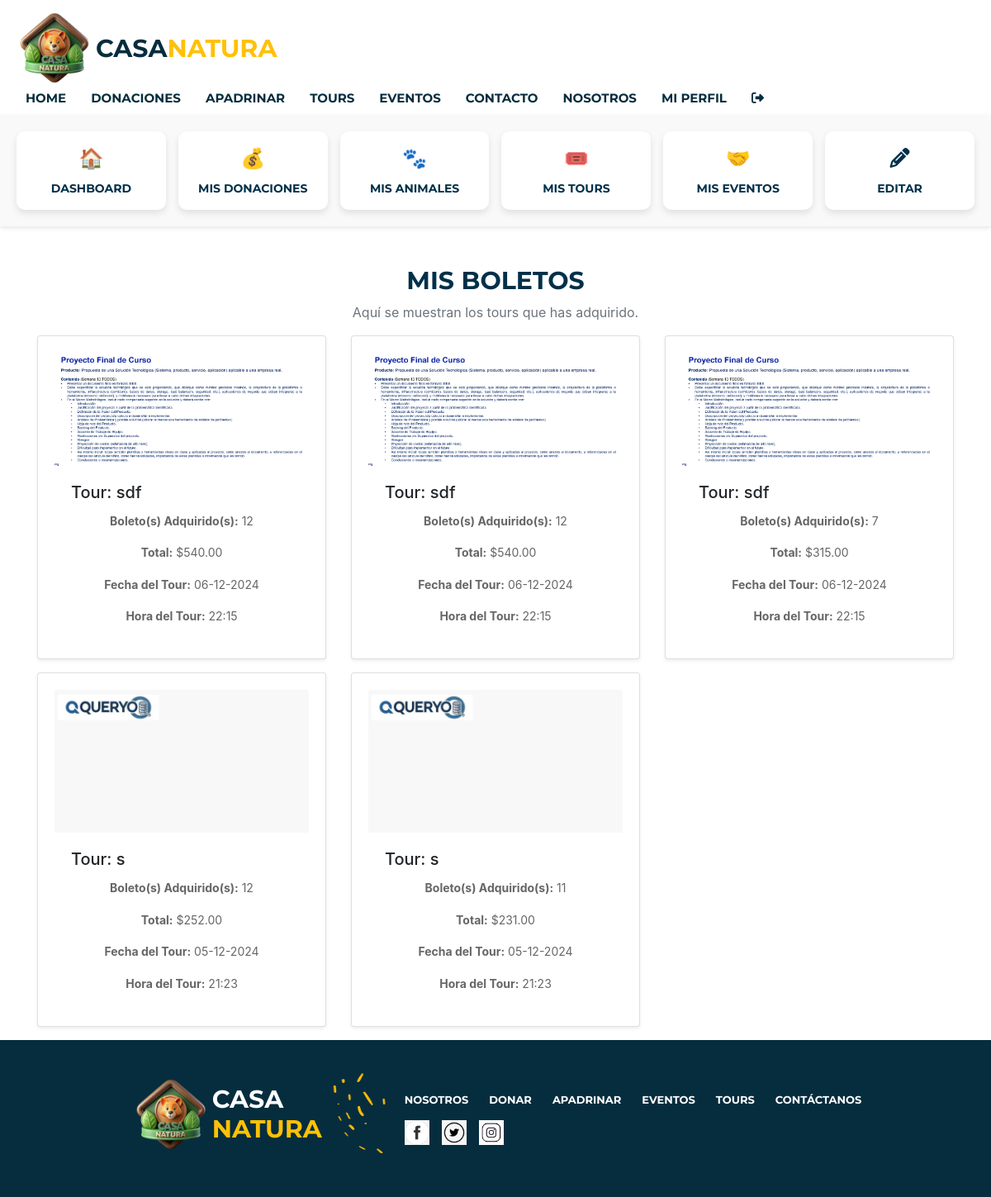
Page /misboletos.php (signed in) on the committed database.
### tables this page shows
CREATE TABLE `usuario_tour` (
  `ID_Relacion_UT` int(10) NOT NULL,
  `ID_Usuario` int(10) NOT NULL,
  `ID_Tour` int(10) NOT NULL,
  `MetodoPago` varchar(50) DEFAULT NULL,
  `BoletosAdquridos` int(11) DEFAULT NULL,
  `Total` decimal(10,0) DEFAULT NULL
);

CREATE TABLE `tours` (
  `ID_Tour` int(10) NOT NULL,
  `Nombre` varchar(255) NOT NULL,
  `Descripcion` text NOT NULL,
  `Fecha` date NOT NULL,
  `Hora` time(6) NOT NULL,
  `Precio_Boleto` decimal(10,2) NOT NULL,
  `Tickets_Disponibles` int(10) NOT NULL,
  `TicketsVendidos` int(11) NOT NULL,
  `Imagen` varchar(255) NOT NULL,
  `Estado` tinyint(1) DEFAULT NULL
);

### misboletos.php (the view, shortened to what this page needs)
<?php
include("actions/conexion.php");
$usuario_id = $_SESSION['usuario_id'];
$query = "
    SELECT
        ut.ID_Relacion_UT,
        t.Nombre,
        ut.BoletosAdquridos,
        ut.Total,
        t.Fecha,
        t.Hora,
        t.Imagen
    FROM usuario_tour ut
    INNER JOIN tours t ON ut.ID_Tour = t.ID_Tour
    WHERE ut.ID_Usuario = ?
";
$stmt = $conn->prepare($query);
$stmt->bind_param("i", $usuario_id);
$stmt->execute();
$result = $stmt->get_result();
?>
<!DOCTYPE html>
<html lang="es">
<head>
    <link rel="stylesheet" href="https://cdnjs.cloudflare.com/ajax/libs/font-awesome/6.7.1/css/all.min.css" />
    <link rel="stylesheet" href="./css/style.css" >
    <link rel="stylesheet" href="https://cdn.jsdelivr.net/npm/bootstrap@4.3.1/dist/css/bootstrap.min.css">
</head>
<body>
    <nav>
    <?php
    include('fragmentos.php');
    echo $navbar;
    ?>
    </nav>
    <main>
    <?php
    include('fragmentos.php');
    echo $opciones;
    ?>
        <div class="container mt-4">
            <h1 class="perfil-title-donaciones text-center mt-5">MIS BOLETOS</h1>
            <p class="text-center text-muted">Aquí se muestran los tours que has adquirido.</p>
            <div class="row">
                <?php if ($result->num_rows > 0): ?>
                    <?php while ($boleto = $result->fetch_assoc()): ?>
                        <div class="col-md-4">
                            <div class="card mb-3 shadow-sm">
                                <img src="imagenes/<?php echo $boleto['Imagen']; ?>" class="card-img-top" alt="Imagen del Tour">
                                <div class="card-body">
                                    <h5 class="card-title">Tour: <?php echo $boleto['Nombre']; ?></h5>
                                    <p class="card-text"><strong>Boleto(s) Adquirido(s):</strong> <?php echo $boleto['BoletosAdquridos']; ?></p>
                                    <p class="card-text"><strong>Total:</strong> $<?php echo number_format($boleto['Total'], 2); ?></p>
                                    <p class="card-text"><strong>Fecha del Tour:</strong> <?php echo date("d-m-Y", strtotime($boleto['Fecha'])); ?></p>
                                    <p class="card-text"><strong>Hora del Tour:</strong> <?php echo date("H:i", strtotime($boleto['Hora'])); ?></p>
                                </div>
                            </div>
                        </div>
                    <?php endwhile; ?>
                <?php else: ?>
                    <div class="alert alert-info" role="alert">
                        No tienes boletos adquiridos aún. ¡Explora nuestros tours y adquiere el tuyo!
                    </div>
                <?php endif; ?>
            </div>
        </div>
    </main>
    <?php include('fragmentos.php'); echo $footer; ?>
</body>
</html>

### css/style.css (style rules this page uses)
body { font-family: 'Montserrat', sans-serif; margin: 0; display: flex; flex-direction: column; padding: 0; box-sizing: border-box; font-weight: bold; min-height: 100vh; }
main { flex: 1; }
.container { justify-items: center; }
body { font-family: Arial, sans-serif; margin: 0; padding: 0; }
.card { background-color: #fff; padding: 20px; border-radius: 10px; box-shadow: 0 4px 6px rgba(0, 0, 0, 0.1); flex: 1; min-width: 300px; }
.card p { text-align: center; font-size: 14px; color: #666; line-height: 1.6; }
.perfil-title-donaciones { color: #003049; font-family: "Montserrat", Arial, sans-serif; font-size: 30px; font-weight: bold; }

### rows in the picture
usuario_tour: ID_Tour.Imagen (picture), ID_Tour.Nombre "sdf", BoletosAdquridos "12", Total "540.00", ID_Tour.Fecha "06-12-2024", ID_Tour.Hora "22:15"
usuario_tour: ID_Tour.Imagen (picture), ID_Tour.Nombre "sdf", BoletosAdquridos "12", Total "540.00", ID_Tour.Fecha "06-12-2024", ID_Tour.Hora "22:15"
usuario_tour: ID_Tour.Imagen (picture), ID_Tour.Nombre "sdf", BoletosAdquridos "7", Total "315.00", ID_Tour.Fecha "06-12-2024", ID_Tour.Hora "22:15"
usuario_tour: ID_Tour.Imagen (picture), ID_Tour.Nombre "s", BoletosAdquridos "12", Total "252.00", ID_Tour.Fecha "05-12-2024", ID_Tour.Hora "21:23"
usuario_tour: ID_Tour.Imagen (picture), ID_Tour.Nombre "s", BoletosAdquridos "11", Total "231.00", ID_Tour.Fecha "05-12-2024", ID_Tour.Hora "21:23"
